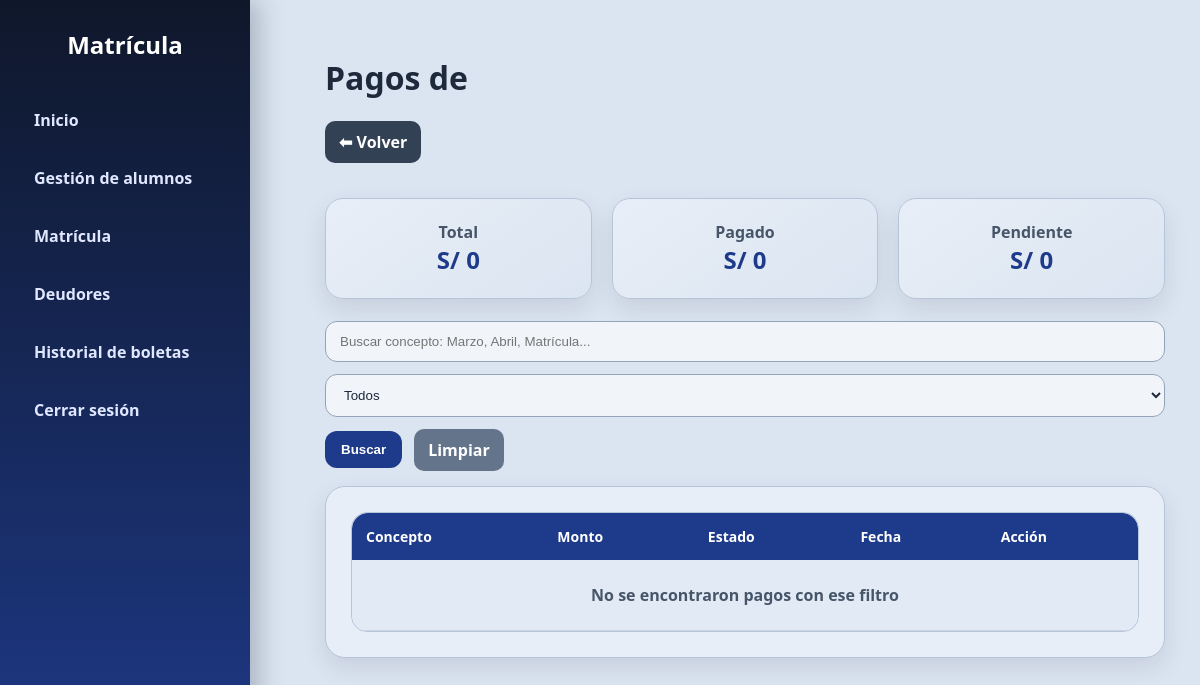
The page /pagos/1 (signed in) on the database as committed earlier.
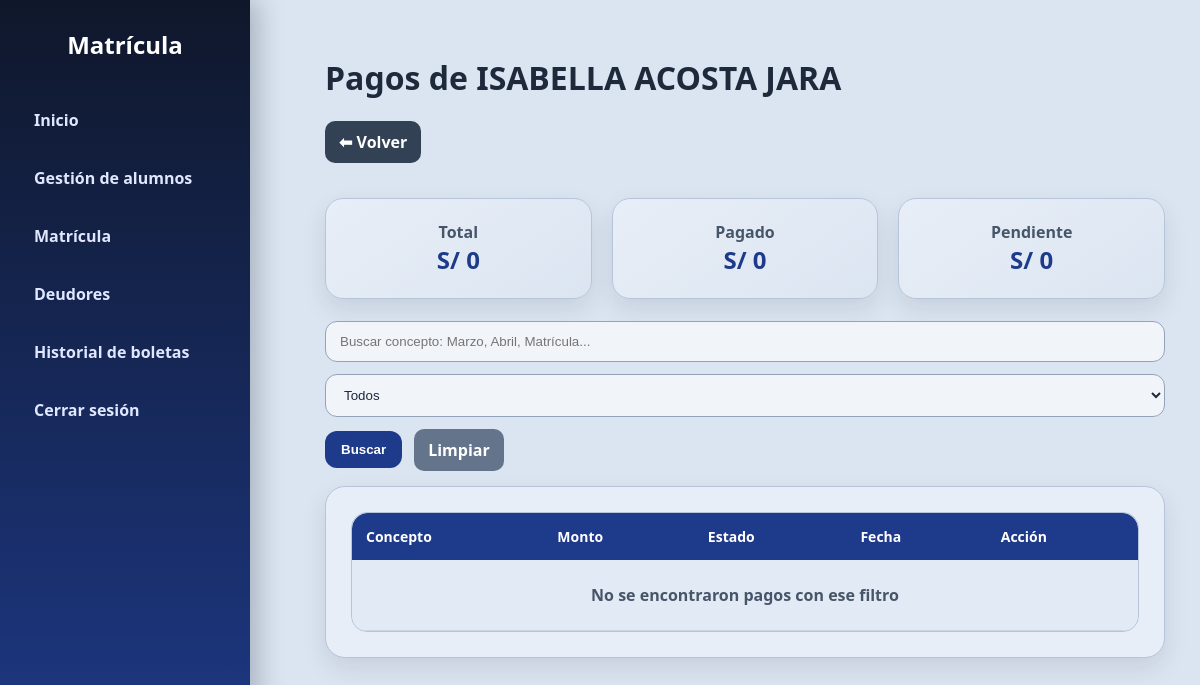
The same page on the database as committed later.
### tables this page shows
CREATE TABLE alumnos (
        id INTEGER PRIMARY KEY AUTOINCREMENT,
        nombres TEXT NOT NULL,
        apellidos TEXT NOT NULL,
        dni TEXT,
        grado TEXT NOT NULL,
        seccion TEXT NOT NULL,
        apoderado TEXT,
        telefono TEXT,
        estado TEXT DEFAULT 'Activo'
    );

### app.py (the view)
@app.route("/pagos/<int:alumno_id>")
def ver_pagos(alumno_id):
    if "user" not in session:
        return redirect("/")
    buscar = request.args.get("buscar", "")
    estado = request.args.get("estado", "")
    conn = get_db()
    cur = conn.cursor()
    cur.execute("""
        SELECT id, nombres, apellidos
        FROM alumnos
        WHERE id=?
    """, (alumno_id,))
    alumno = cur.fetchone()
    query = """
        SELECT
            pagos.id,
            pagos.concepto,
            pagos.monto,
            pagos.estado,
            pagos.fecha_pago,

            (
                SELECT boleta_detalles.boleta_id
                FROM boleta_detalles
                WHERE boleta_detalles.pago_id = pagos.id
                ORDER BY boleta_detalles.id DESC
                LIMIT 1
            ) AS boleta_id

        FROM pagos
        WHERE pagos.alumno_id=?
    """
    params = [alumno_id]
    if buscar:
        query += " AND pagos.concepto LIKE ?"
        params.append(f"%{buscar}%")
    if estado:
        query += " AND pagos.estado=?"
        params.append(estado)
    query += " ORDER BY pagos.id ASC"
    cur.execute(query, params)
    pagos = cur.fetchall()
    cur.execute("""
        SELECT SUM(monto)
        FROM pagos
        WHERE alumno_id=?
    """, (alumno_id,))
    pendiente = cur.fetchone()[0] or 0
    try:
        cur.execute("""
            SELECT SUM(monto_recibido)
            FROM boletas
            WHERE alumno_id=?
        """, (alumno_id,))
        pagado = cur.fetchone()[0] or 0
    except:
        pagado = 0
    total = pendiente + pagado
    conn.close()
    return render_template(
        "pagos.html",
        pagos=pagos,
        alumno=alumno,
        total=total,
        pagado=pagado,
        pendiente=pendiente,
        buscar=buscar,
        estado=estado
    )

### app.py (called while the page is built)
def get_db():
    return sqlite3.connect("colegio.db")

@app.context_processor
def injectar_usuario():
    return {
        "usuario_actual": session.get("user"),
        "rol_actual": session.get("rol")
    }

### templates/pagos.html (shortened to what this page needs)
<!DOCTYPE html>
<html lang="es">
<head>
<link rel="stylesheet" href="/static/style.css">
</head>
<body>
<div class="sidebar">
    <h2>Matrícula</h2>
    <a href="/dashboard">Inicio</a>
    <a href="/alumnos">Gestión de alumnos</a>
    <a href="/matricula">Matrícula</a>
    <a href="/deudores">Deudores</a>
    <a href="/boletas">Historial de boletas</a>
    <a href="/logout">Cerrar sesión</a>
</div>
<div class="content">
<h1>Pagos de {{ alumno[1] }} {{ alumno[2] }}</h1>
<div style="display:flex; gap:10px; margin-bottom:20px;">
    <a class="btn-volver" href="/matricula">
        ⬅ Volver
    </a>
</div>
<div class="resumen">
    <div class="resumen-card total">
        <span>Total</span>
        <strong>S/ {{ total }}</strong>
    </div>
    <div class="resumen-card pagado">
        <span>Pagado</span>
        <strong>S/ {{ pagado }}</strong>
    </div>
    <div class="resumen-card pendiente">
        <span>Pendiente</span>
        <strong>S/ {{ pendiente }}</strong>
    </div>
</div>
<form class="form-buscar" method="GET" style="margin-bottom:15px;">
    <input
        type="text"
        name="buscar"
        placeholder="Buscar concepto: Marzo, Abril, Matrícula..."
        value="{{ buscar }}"
    >
    <select name="estado">
        <option value="">Todos</option>
    </select>
    <button type="submit">
        Buscar
    </button>
    <a class="btn-limpiar" href="/pagos/{{ alumno[0] }}">
        Limpiar
    </a>
</form>
<div class="card">
<div class="table-container">
<table>
<tr>
    <th>Concepto</th>
    <th>Monto</th>
    <th>Estado</th>
    <th>Fecha</th>
    <th>Acción</th>
</tr>
{% for p in pagos %}
<tr>
<td>{{ p[1] }}</td>
<td>S/ {{ p[2] }}</td>
<td>
{% if p[3] == 'Pagado' %}
    <span class="badge-pagado">Pagado</span>
{% else %}
    <span class="badge-pendiente">Pendiente</span>
{% endif %}
</td>
<td>
    {{ p[4] if p[4] else "-" }}
</td>
<td>
{% if p[3] == 'Pendiente' %}
    <a class="btn btn-success" href="/pagar/{{ p[0] }}">
        Registrar pago
    </a>
{% else %}
    {% if p[5] %}
        <a class="btn btn-primary" href="/boleta/{{ p[5] }}">
            Ver boleta
        </a>
    {% else %}
        <span class="check">✔ Pagado</span>
    {% endif %}
{% endif %}
</td>
</tr>
{% else %}
<tr>
    <td class="vacio" colspan="5">
        No se encontraron pagos con ese filtro
    </td>
</tr>
{% endfor %}
</table>
</div>
</div>
</div>
</body>
</html>

Rows that differ between the two databases and show on the page:
added alumnos: nombres "ISABELLA", apellidos "ACOSTA JARA"
